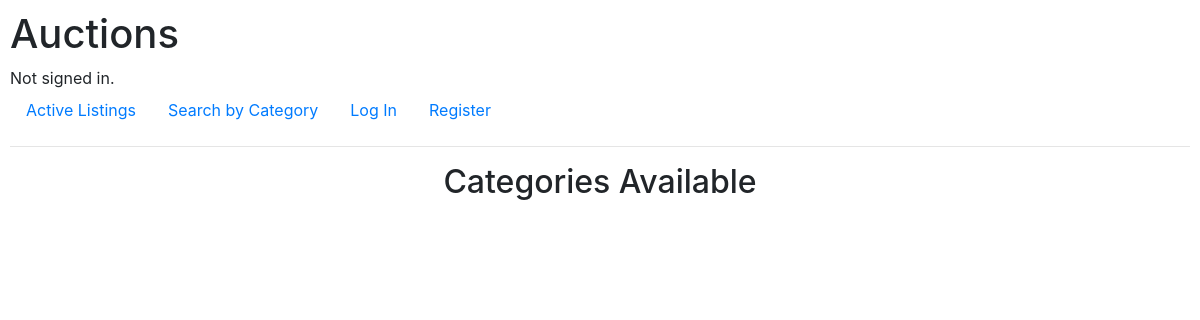
Page /categories on the earlier database version.
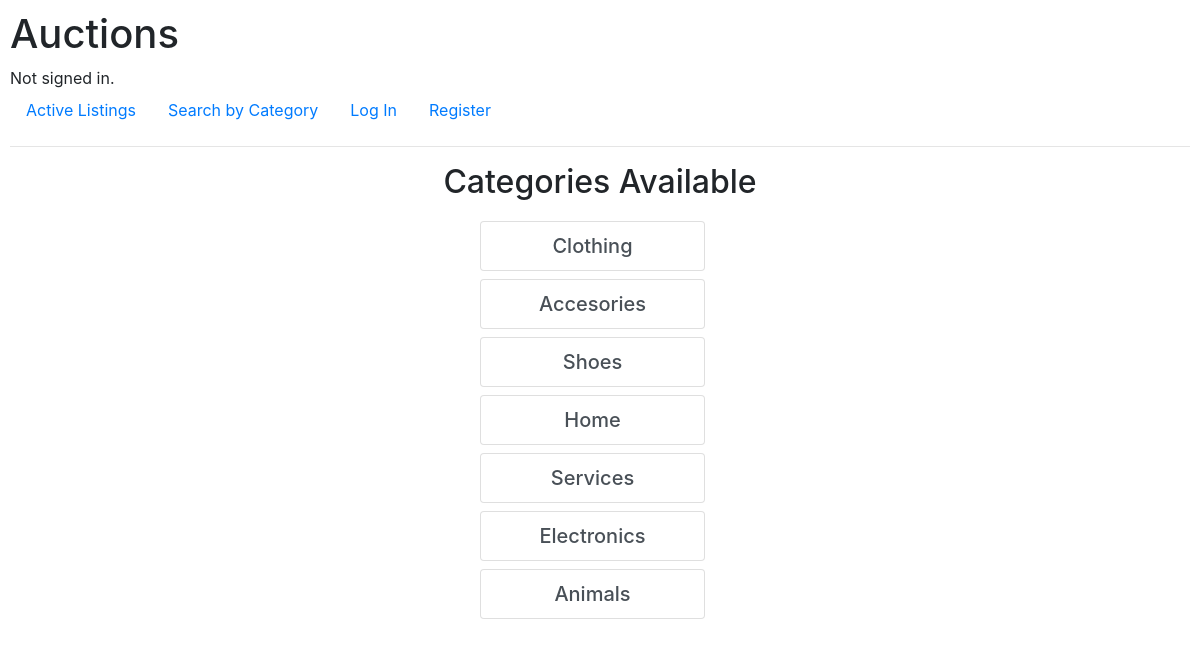
Same page on the later database version.
### auctions/models.py (models this page shows)
class Category(models.Model):
    name = models.CharField(max_length=64)
    def __str__(self):
        return f"{self.name}"

### auctions/views.py (the view)
# urls.py: path("categories", views.categories, name="categories"),
def categories(request):
    categories = Category.objects.all()
    return render(request, "auctions/categories.html", {
        "categories": categories
    })

### auctions/templates/auctions/categories.html
{% extends "auctions/layout.html" %}
{% block body %}
    <h2 class="container" style="text-align: center; margin-bottom: 20px;">Categories Available</h2>
    {% for category in categories %}
    <div class="list-group container" style="text-align: center; max-width: 30vh;">
        <a class="list-group-item list-group-item-action h5" href="{% url 'category' category=category.name %}">{{ category }}</a>
    </div>
    {% endfor %}
{% endblock %}

### auctions/templates/auctions/layout.html (shortened to what this page needs)
{% load static %}
<!DOCTYPE html>
<html lang="en">
    <head>
        <link rel="stylesheet" href="https://stackpath.bootstrapcdn.com/bootstrap/4.4.1/css/bootstrap.min.css">
        <link href="{% static 'auctions/styles.css' %}" rel="stylesheet">
    </head>
    <body>
        <h1>Auctions</h1>
        <div>
            {% if user.is_authenticated %}
                Signed in as <strong>{{ user.username }}</strong>.
            {% else %}
                Not signed in.
            {% endif %}
        </div>
        <ul class="nav">
            <li class="nav-item">
                <a class="nav-link" href="{% url 'index' %}">Active Listings</a>
            </li>
            <li class="nav-item">
                <a class="nav-link" href="{% url 'categories' %}">Search by Category</a>
            </li>
            {% if user.is_authenticated %}
                <li class="nav-item">
                    <a class="nav-link" href="{% url 'watchlist' %}">My Watchlist</a>
                </li>
                <li class="nav-item">
                    <a class="nav-link" href="{% url 'create' %}">Create New Listing</a>
                </li>
                <li class="nav-item">
                    <a class="nav-link" href="{% url 'logout' %}">Log Out</a>
                </li>
            {% else %}
                <li class="nav-item">
                    <a class="nav-link" href="{% url 'login' %}">Log In</a>
                </li>
                <li class="nav-item">
                    <a class="nav-link" href="{% url 'register' %}">Register</a>
                </li>
            {% endif %}
        </ul>
        <hr>
        {% block body %}
        {% endblock %}
    </body>
</html>

### auctions/static/auctions/styles.css (style rules this page uses)
body { padding: 10px; }

Differences in the rows shown:
added Category: name "Clothing"
added Category: name "Accesories"
added Category: name "Shoes"
added Category: name "Home"
added Category: name "Services"
added Category: name "Electronics"
added Category: name "Animals"
